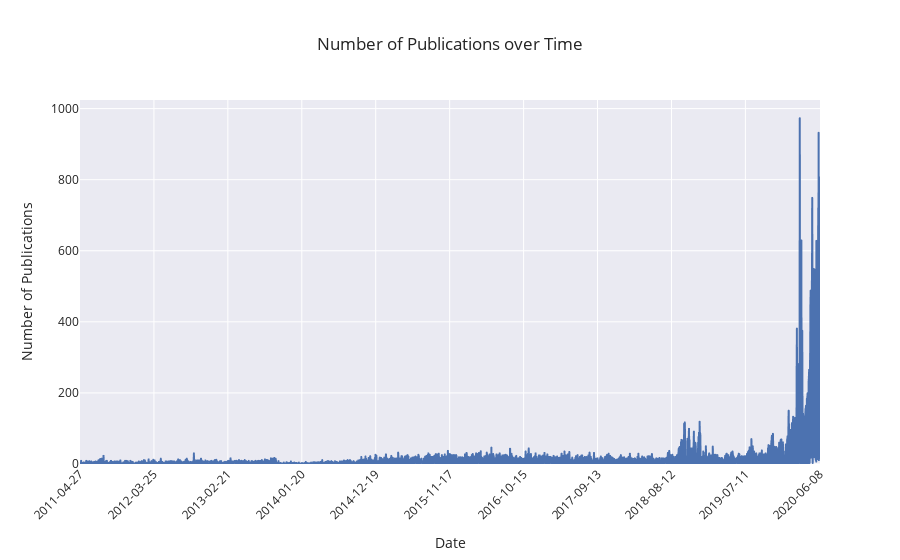

Here is the notebook cell this chart was saved with:
### Markdown cell above
##### Daily Aggregate

### Code cell
# Ensure the index is datetimeidex for sampling by date or month
data.index = pd.to_datetime(data.index, errors='coerce',format='%Y-%m-%d %H:%M:%S%z')

# Aggregate data by date (D)
daily_counts = data.resample('D').size().reset_index(name='Number of Publications')
print(daily_counts)
# daily_counts.set_index('date', inplace=True)

# import plotly.io as pio
# pio.renderers.default = 'plotly_mimetype'

# Visualize the trends with Plotly
fig = px.line(daily_counts, x='date', y='Number of Publications', 
        title = 'Number of Publications over Time',
        labels = {'date':'Date', 'Number of Publications': 'Number of Publications'},
        template = 'seaborn' # plotly_dark, white, ggplot2, seaborn, simple_white 
        )
fig.update_layout(
    xaxis_title = 'Date', 
    yaxis_title='Number of Publications', 
    xaxis_tickangle=-45, # Rotate x-axis labels for better readability
    xaxis=dict(
        tickformat='%Y-%m-%d', # Ensure date is formated correctly
        dtick="M1", # Show a tick mark for each month
        tickvals = daily_counts['date'][::int(len(daily_counts)/10)].tolist() # Show fewer ticks
        ), 
    yaxis = dict(
        rangemode='tozero' # Ensure the y-axis starts from zero
    ),
    autosize=True
    )
fig.show()

### Figure 1 — Plotly figure (JSON) as saved in the notebook; plotly's stock layout.template omitted (floating-point values rounded to 4 significant figures; data arrays with more than 128 entries replaced by an {"elided": "..."} marker saying what was removed)
{"data": [{"hovertemplate": "Date=%{x}<br>Number of Publications=%{y}<extra></extra>", "legendgroup": "", "line": {"color": "rgb(76,114,176)", "dash": "solid"}, "marker": {"symbol": "circle"}, "mode": "lines", "name": "", "showlegend": false, "type": "scattergl", "x": {"elided": "3334 str values"}, "xaxis": "x", "y": {"elided": "3334 int values"}, "yaxis": "y"}], "layout": {"autosize": true, "legend": {"tracegroupgap": 0}, "title": {"text": "Number of Publications over Time"}, "xaxis": {"anchor": "y", "domain": [0, 1], "dtick": "M1", "tickangle": -45, "tickformat": "%Y-%m-%d", "tickvals": ["2011-04-27T00:00:00-04:00", "2012-03-25T00:00:00-04:00", "2013-02-21T00:00:00-04:00", "2014-01-20T00:00:00-04:00", "2014-12-19T00:00:00-04:00", "2015-11-17T00:00:00-04:00", "2016-10-15T00:00:00-04:00", "2017-09-13T00:00:00-04:00", "2018-08-12T00:00:00-04:00", "2019-07-11T00:00:00-04:00", "2020-06-08T00:00:00-04:00"], "title": {"text": "Date"}}, "yaxis": {"anchor": "x", "domain": [0, 1], "rangemode": "tozero", "title": {"text": "Number of Publications"}}}}
